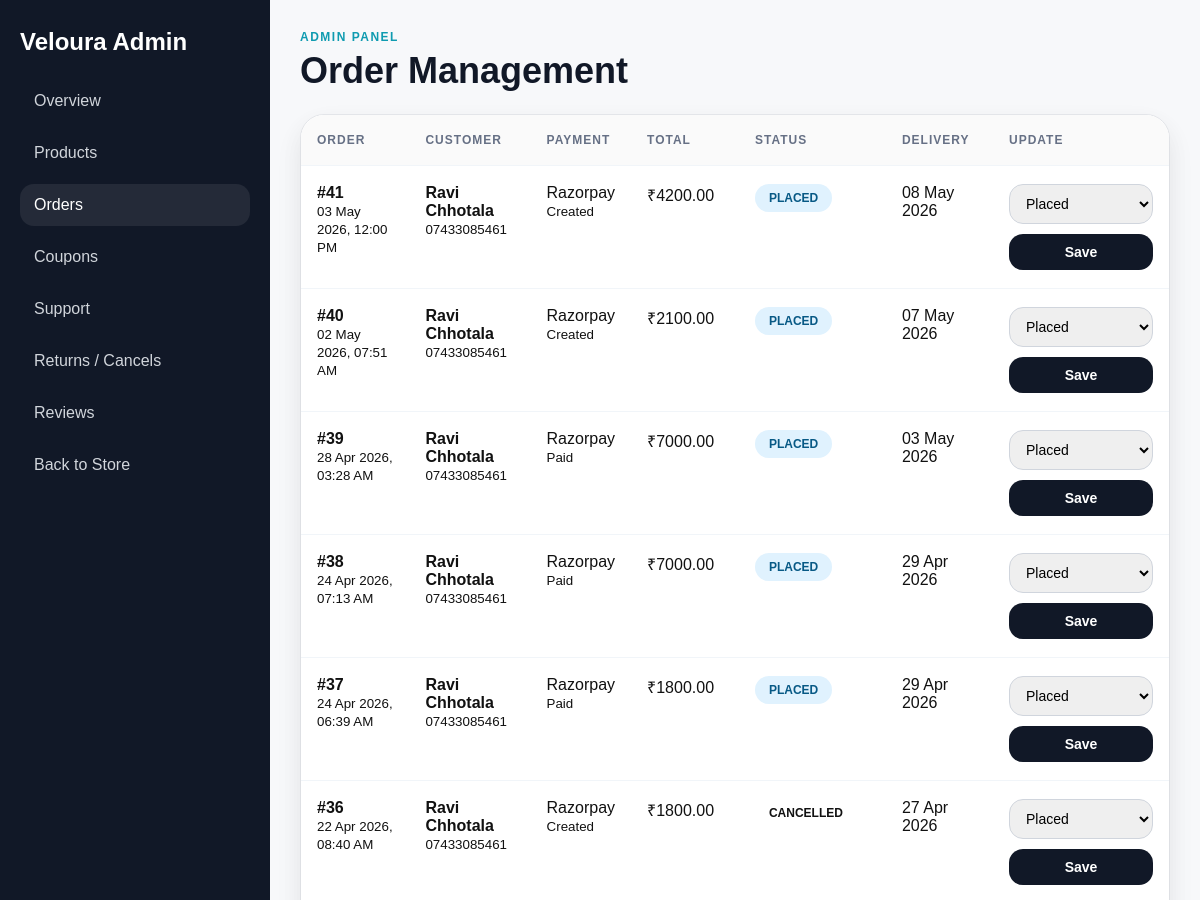
/dashboard/orders/ (signed in, upper part), run on an earlier commit of the app's database.
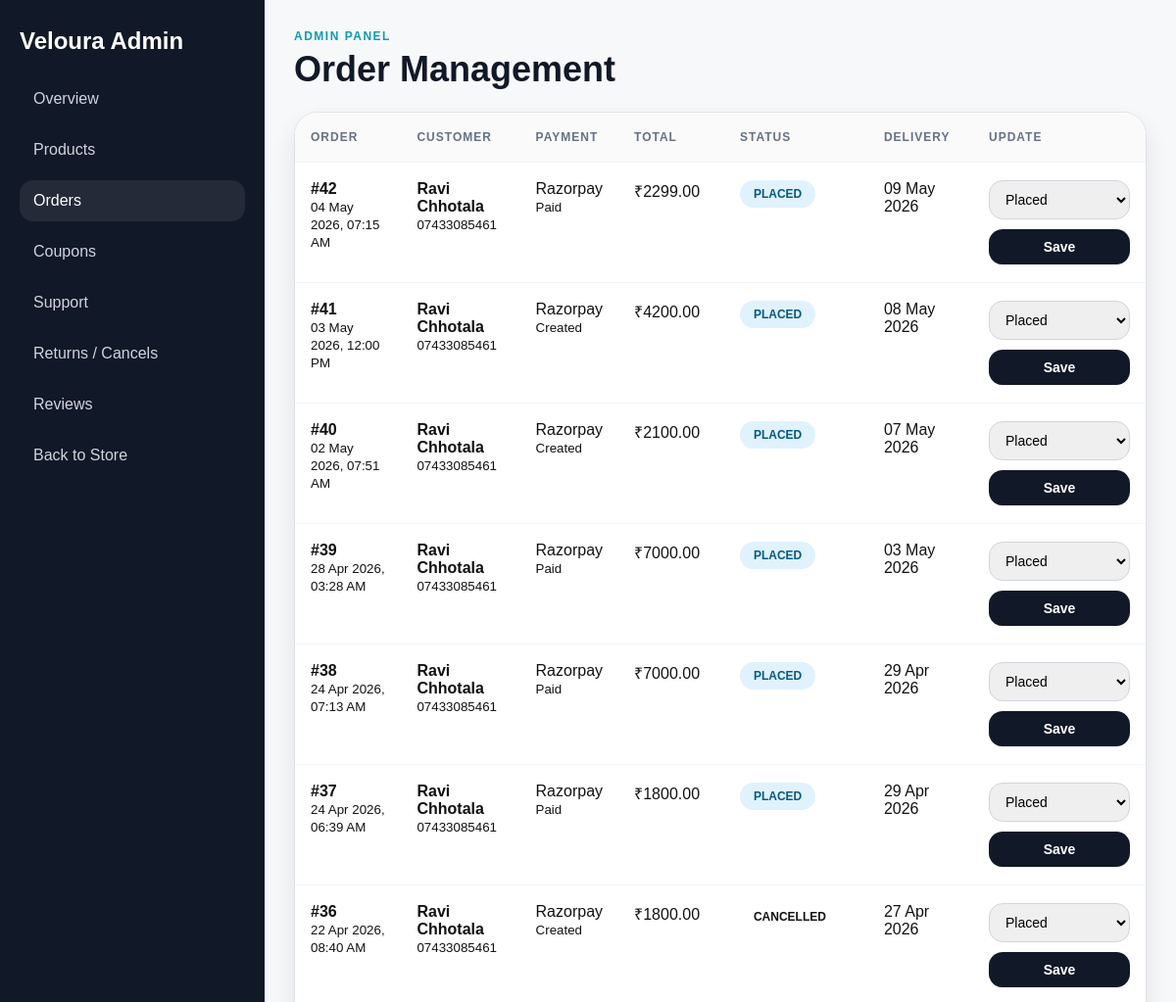
And on a later commit of the database.
### products/models.py (models this page shows, shortened)
class Order(models.Model):
    PAYMENT_PROVIDER_CHOICES = [
        ('razorpay', 'Razorpay'),
        ('stripe', 'Stripe'),
        ('cod', 'Cash on Delivery'),
    ]
    PAYMENT_STATUS_CHOICES = [
        ('pending', 'Pending'),
        ('created', 'Created'),
        ('paid', 'Paid'),
        ('failed', 'Failed'),
        ('cancelled', 'Cancelled'),
        ('refunded', 'Refunded'),
    ]
    ORDER_STATUS_CHOICES = [
    ('placed', 'Placed'),
    ('packed', 'Packed'),
    ('shipped', 'Shipped'),
    ('out_for_delivery', 'Out for Delivery'),
    ('delivered', 'Delivered'),
    ]
    order_status = models.CharField(
    max_length=30,
    choices=ORDER_STATUS_CHOICES,
    default='placed'
)
    estimated_delivery = models.DateField(blank=True, null=True)
    user = models.ForeignKey(User, on_delete=models.SET_NULL, null=True, blank=True)
    full_name = models.CharField(max_length=100)
    email = models.EmailField(blank=True, null=True)
    phone = models.CharField(max_length=15)
    address = models.TextField()
    total_amount = models.DecimalField(max_digits=10, decimal_places=2)
    payment_provider = models.CharField(max_length=20, choices=PAYMENT_PROVIDER_CHOICES, default='razorpay')
    payment_status = models.CharField(max_length=20, choices=PAYMENT_STATUS_CHOICES, default='pending')
    gateway_order_id = models.CharField(max_length=255, blank=True, null=True)
    gateway_payment_id = models.CharField(max_length=255, blank=True, null=True)
    gateway_signature = models.CharField(max_length=500, blank=True, null=True)
    stripe_session_id = models.CharField(max_length=255, blank=True, null=True)
    is_verified = models.BooleanField(default=False)
    created_at = models.DateTimeField(auto_now_add=True)

### products/views.py (the view)
# urls.py: path('dashboard/orders/', views.dashboard_orders, name='dashboard_orders'),
@login_required
def dashboard_orders(request):
    if not request.user.is_superuser:
        return redirect('/')
    orders = Order.objects.all().prefetch_related('items').order_by('-created_at')
    return render(request, 'dashboard/orders.html', {'orders': orders})

### products/context_processors.py (called while the page is built)
def cart_count(request):
    cart = request.session.get('cart', {})
    total_items = sum(item['quantity'] for item in cart.values())
    return {
        'cart_count': total_items
    }

def wishlist_count(request):
    wishlist = request.session.get('wishlist', {})
    return {
        'wishlist_count': len(wishlist)
    }

### templates/dashboard/orders.html (shortened to what this page needs)
{% load static %}
<!DOCTYPE html>
<html lang="en">
<head>
    <link rel="stylesheet" href="{% static 'style.css' %}">
</head>
<body>
<section class="dashboard-shell">
    <aside class="dashboard-sidebar">
        <h2>Veloura Admin</h2>
        <a href="{% url 'dashboard_overview' %}">Overview</a>
        <a href="{% url 'dashboard_products' %}">Products</a>
        <a href="{% url 'dashboard_orders' %}" class="active">Orders</a>
        <a href="{% url 'dashboard_coupons' %}">Coupons</a>
        <a href="{% url 'dashboard_support_tickets' %}">Support</a>
        <a href="{% url 'dashboard_order_requests' %}">Returns / Cancels</a>
        <a href="{% url 'dashboard_reviews' %}">Reviews</a>
        <a href="{% url 'home' %}">Back to Store</a>
    </aside>
    <main class="dashboard-main">
        <div class="dashboard-page-head">
            <div>
                <p class="dashboard-kicker">Admin Panel</p>
                <h1>Order Management</h1>
            </div>
        </div>
        <div class="dashboard-table-card">
            <div class="dashboard-table-wrap">
                <table class="dashboard-table">
                    <thead>
                        <tr>
                            <th>Order</th>
                            <th>Customer</th>
                            <th>Payment</th>
                            <th>Total</th>
                            <th>Status</th>
                            <th>Delivery</th>
                            <th>Update</th>
                        </tr>
                    </thead>
                    <tbody>
                        {% for order in orders %}
                        <tr>
                            <td>
                                <strong>#{{ order.id }}</strong><br>
                                <small>{{ order.created_at|date:"d M Y, h:i A" }}</small>
                            </td>
                            <td>
                                <strong>{{ order.full_name }}</strong><br>
                                <small>{{ order.phone }}</small>
                            </td>
                            <td>
                                <span>{{ order.payment_provider|title }}</span><br>
                                <small>{{ order.payment_status|title }}</small>
                            </td>
                            <td>₹{{ order.total_amount }}</td>
                            <td>
                                <span class="dashboard-status-badge {{ order.order_status }}">
                                    {{ order.get_order_status_display }}
                                </span>
                            </td>
                            <td>
                                {% if order.estimated_delivery %}
                                    {{ order.estimated_delivery|date:"d M Y" }}
                                {% else %}
                                    —
                                {% endif %}
                            </td>
                            <td>
                                <form method="post" action="{% url 'dashboard_update_order_status' order.id %}" class="dashboard-inline-form">
                                    <select name="order_status">
                                        <option value="placed" {% if order.order_status == 'placed' %}selected{% endif %}>Placed</option>
                                    </select>
                                    <button type="submit">Save</button>
                                </form>
                            </td>
                        </tr>
                        {% empty %}
                        <tr>
                            <td colspan="7">No orders found.</td>
                        </tr>
                        {% endfor %}
                    </tbody>
                </table>
            </div>
        </div>
    </main>
</section>
</body>
</html>

What changed in the data, as far as the page shows it:
added Order: id "42", created_at "04 May 2026, 07:15 AM", full_name "Ravi Chhotala", phone "07433085461", payment_provider "Razorpay", payment_status "Paid", total_amount "2299.00", order_status "PLACED", estimated_delivery "09 May 2026", order_status "Placed"
